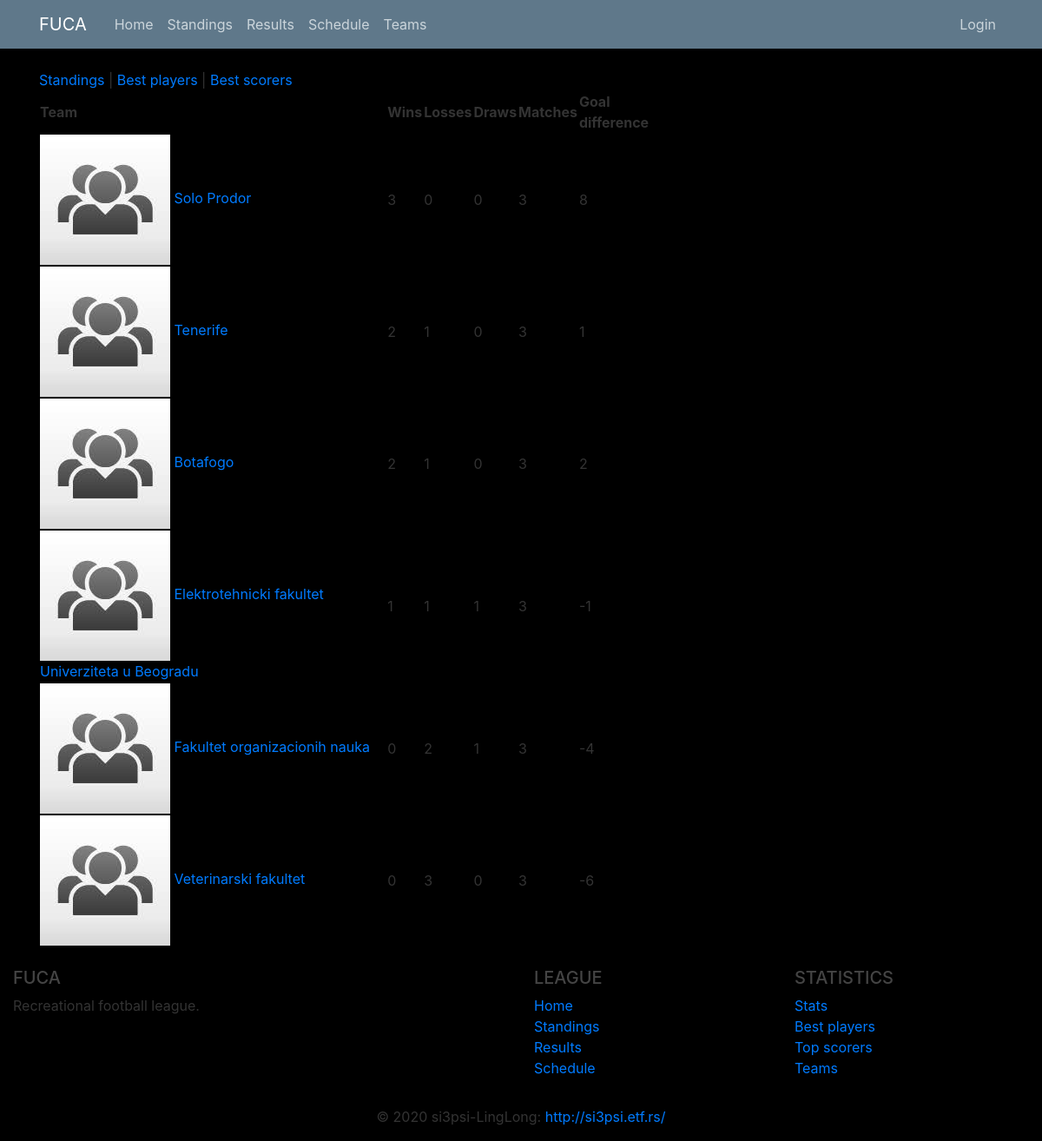
Screenshot of /standings with the database file from the repository.
### fuca/models.py (models this page shows, shortened)
class Team(db.Model):
    __tablename__ = 'team'
    id          = db.Column(db.Integer,     primary_key=True)
    name        = db.Column(db.String(100), nullable=False, unique=True)
    matches     = db.Column(db.Integer,     nullable=False, default=0)
    wins        = db.Column(db.Integer,     nullable=False, default=0)
    losses      = db.Column(db.Integer,     nullable=False, default=0)
    draws       = db.Column(db.Integer,     nullable=False, default=0)
    goal_diff   = db.Column(db.Integer,     nullable=False, default=0)
    logo_image  = db.Column(db.String(20),  nullable=False, default='default.jpg')
    captain_id  = db.Column(db.Integer, db.ForeignKey('player.id'))
    host_matches    = db.relationship('Match',  backref='host_team',    lazy=True,  foreign_keys=Match.host_team_id)
    guest_matches   = db.relationship('Match',  backref='guest_team',   lazy=True,  foreign_keys=Match.guest_team_id)
    players         = db.relationship('Player', backref='team',         lazy=True,  foreign_keys=Player.team_id)
    def points(self):
        return self.wins*3 + self.draws*1
    def jinja_dict(self):
        return {'name'          : self.name,
                'logo'          : self.logo_image,
                'matches'       : self.matches,
                'wins'          : self.wins,
                'losses'        : self.losses,
                'draws'         : self.draws,
                'goal_diff'     : self.goal_diff,
                'points'        : self.points(),
                'id'            : self.id}

### fuca/routes/standings_routes.py (the view)
@app.route("/standings")
def standings():
    teams_db = Team.query.all()
    teams = [team.jinja_dict() for team in teams_db]
    teams = sorted(teams, key=lambda team: team['points'])[::-1]
    for team in teams:
        team['logo'] = url_for('static', filename='images/teams/{}'.format(team['logo']))
    return render_template('standings/standings.html', teams=teams, title='Standings')

### fuca/templates/standings/standings.html
{% extends 'standings/standings-layout.html' %}
{% block standings_content %}
    <table>
        <thead>
            <th>Team</th>
            <th>Wins</th>
            <th>Losses</th>
            <th>Draws</th>
            <th>Matches</th>
            <th>Goal difference</th>
        </thead>
        {% for team in teams %}
        <tr>
            <td>
                <a href="{{ url_for('team', id=team.id)}}">
                    <img src="{{ team.logo }}">
                    {{ team.name }}
                </a>
            </td>
            <td>{{ team.wins }}</td>
            <td>{{ team.losses }}</td>
            <td>{{ team.draws }}</td>
            <td>{{ team.matches }}</td>
            <td>{{ team.goal_diff }}</td>
        </tr>
        {% endfor %}
    </table>
{% endblock standings_content %}

### fuca/static/main.css (style rules this page uses)
body { background: #fafafa; color: #333333; margin-top: 5rem; }

### fuca/templates/home/layout.html (style rules this page uses)
.lol { background-color:black; }

### rows the page displays
Team: name "Solo Prodor", wins "3", losses "0", draws "0", matches "3", goal_diff "8"
Team: name "Tenerife", wins "2", losses "1", draws "0", matches "3", goal_diff "1"
Team: name "Botafogo", wins "2", losses "1", draws "0", matches "3", goal_diff "2"
Team: name "Elektrotehnicki fakultet Univerziteta u Beogradu", wins "1", losses "1", draws "1", matches "3", goal_diff "-1"
Team: name "Fakultet organizacionih nauka", wins "0", losses "2", draws "1", matches "3", goal_diff "-4"
Team: name "Veterinarski fakultet", wins "0", losses "3", draws "0", matches "3", goal_diff "-6"
